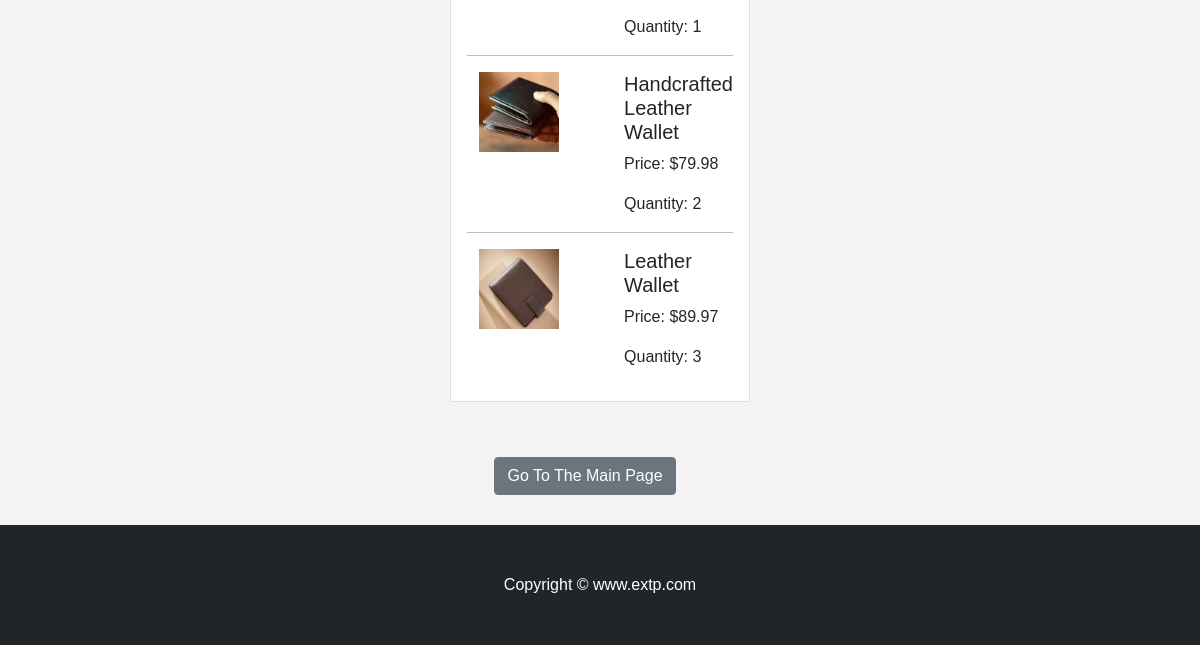
Page /cart/list_orders/ (signed in, lower part) on the earlier database version.
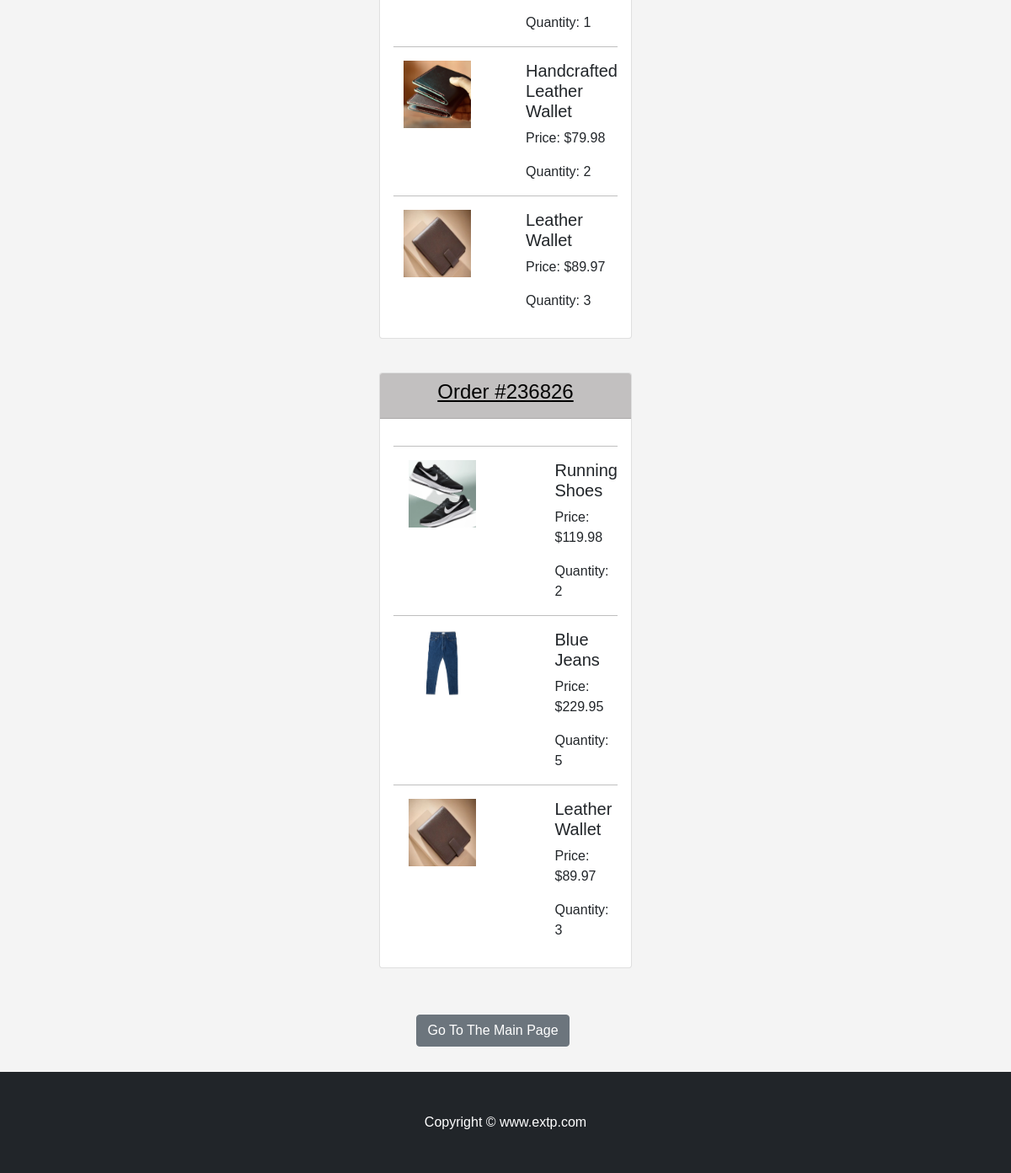
Same page on the later database version.
### cart/models.py (models this page shows, shortened)
class OrderItem(models.Model):
    order = models.ForeignKey(Order, on_delete=models.CASCADE)
    product = models.ForeignKey(Product, on_delete=models.CASCADE)
    user = models.ForeignKey(User, on_delete=models.CASCADE)
    quantity = models.PositiveBigIntegerField(default=1)
    price = models.DecimalField(max_digits=6, decimal_places=2)
    @property
    def total_item_price(self):
        if self.product.on_sale:
            return self.quantity * self.product.sale_price
        else:
            return self.quantity * self.price

class Order(models.Model):
    order_number = models.IntegerField(null=True)
    user = models.ForeignKey(User, on_delete=models.CASCADE)
    ship_info = models.ForeignKey(UserProfile, on_delete=models.CASCADE, null=True)
    amount_paid = models.DecimalField(max_digits=6, decimal_places=2)
    date_ordered = models.DateTimeField(auto_now_add=True)
    def __str__(self):
        return f'Order #{str(self.order_number)}'

### ecommerce/models.py (models this page shows, shortened)
class Product(models.Model):
    product_name = models.CharField(max_length=100)
    category = models.ForeignKey(Category, on_delete=models.SET_NULL, blank=True, null=True)
    description = models.TextField()
    image = models.ImageField(upload_to='product_images/', blank=True, null=True)
    created_at = models.DateTimeField(auto_now_add=True)
    price = models.DecimalField(max_digits=6, decimal_places=2)
    quantity = models.IntegerField(default=55)
    seller = models.CharField(max_length=100, default="EXTP")
    on_sale = models.BooleanField(default=False)
    sale_price = models.DecimalField(max_digits=6, decimal_places=2, blank=True, null=True)

### cart/views.py (the view)
# urls.py: path("list_orders/", views.list_orders, name="list_orders"),
@login_required
def list_orders(request):
    orders = Order.objects.filter(user=request.user)
    order_items_list = []
    for order in orders:
        order_items = OrderItem.objects.filter(user=request.user, order=order.id)
        order_items_list.append(order_items)
    return render(request, 'cart/list_orders.html', {'orders': orders, 'order_items_list': order_items_list})

### ecommerce/views.py (called while the page is built)
def custom_context(request):
    categories = models.Category.objects.all()
    if request.user.is_authenticated:
        quantity_cart = Cart.objects.filter(user=request.user).count()
    else:
        quantity_cart = 0
    return {'categories': categories, "quantity_cart": quantity_cart}

### templates/cart/list_orders.html (shortened to what this page needs)
{% extends "base.html" %}
{% block content %}
    {% for order in orders %}
    <div class="card" style="margin: 40px 450px;">
        <div class="card-header" style="text-align: center; background-color: rgb(194, 192, 192);">
            <h4><a href="{% url 'cart:order_details' order.order_number %}" style="color: black;">{{ order }}</a></h4>
        </div>
        <div class="card-body" style="text-align: center;">
            <table class="table table-borderless" >
                {% for order_items in order_items_list %}
                    {% for item in order_items %}
                        {% if item.order.id == order.id %}
                            <tr style="margin: 40px 450px;">
                                <td style="padding: 0px;" width="150">
                                    <hr class="my-line" style="color: rgb(0, 0, 0);">
                                    <a href="{% url 'ecommerce:product_detail' item.product.id %}">
                                        <img src="{{ item.product.image.url }}" alt="product" width="80" height="80">
                                    </a>
                                </td>
                                <td style="padding: 0px; text-align: left;" width="150px">
                                    <hr class="my-line" style="color: rgb(0, 0, 0);">
                                </td>
                                <td style="padding: 0px; text-align: left;">
                                    <hr class="my-line" style="color: rgb(0, 0, 0);">
                                    <h5 class="card-title">{{ item.product.product_name }}</h5>
                                    <p class="card-text">Price: ${{ item.total_item_price }}</p>
                                    <p class="card-text">Quantity: {{ item.quantity }}</p>
                                </td>
                            </tr>
                        {% endif %}
                    {% endfor %}
                {% endfor %}
            </table>
        </div>
    </div>
    {% endfor %}
    <div style="text-align: center; margin: 15px 10px; padding: 15px 10px;">
        <a href="{% url 'ecommerce:home' %}" style="margin-right: 30px;"><button class="btn btn-secondary">Go To The Main Page</button></a>
    </div>
{% endblock %}

Differences in the rows shown:
added Order: order_number "Order #236826"
added OrderItem: product.image (picture), product.product_name "Running Shoes", total_item_price "119.98", quantity "2"
added OrderItem: product.image (picture), product.product_name "Blue Jeans", total_item_price "229.95", quantity "5"
added OrderItem: product.image (picture), product.product_name "Leather Wallet", total_item_price "89.97", quantity "3"
